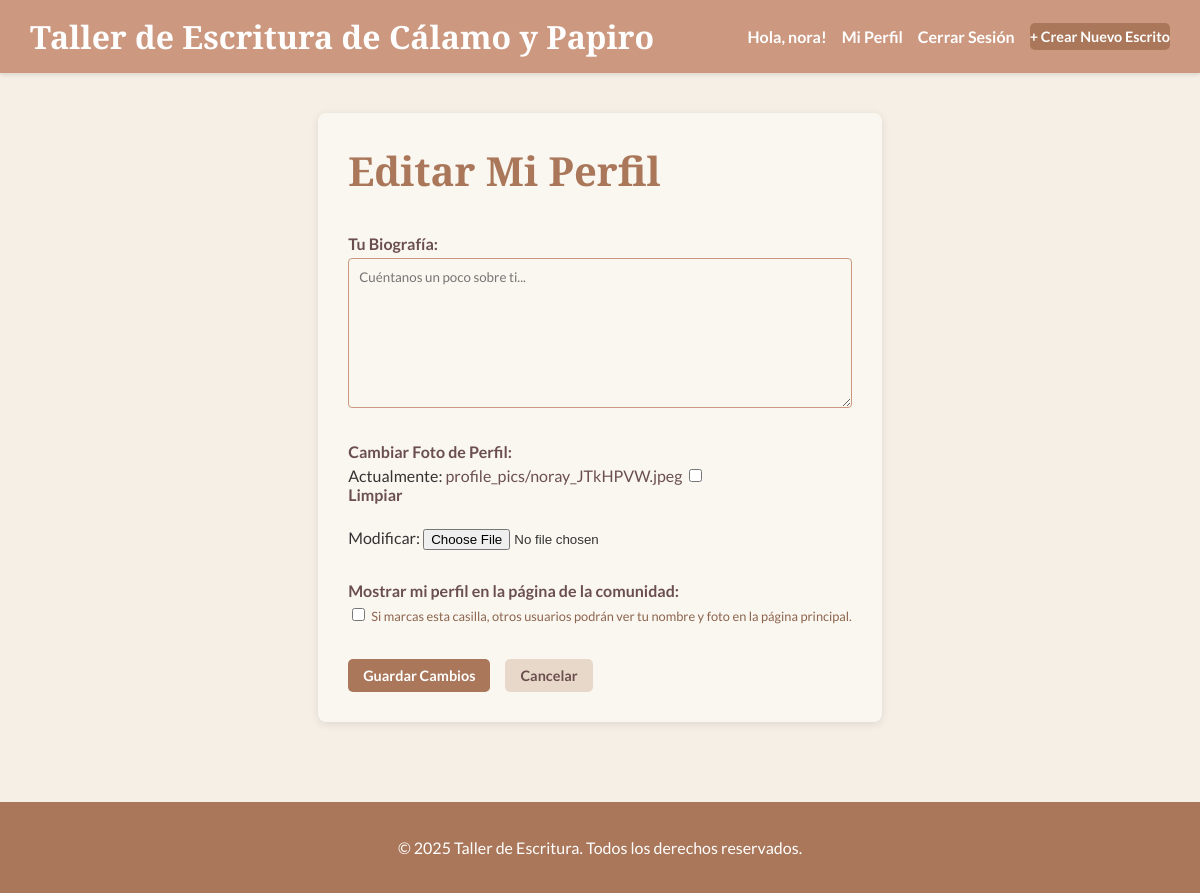
Before: /escritura/perfil/editar/ (signed in) with the older database file.
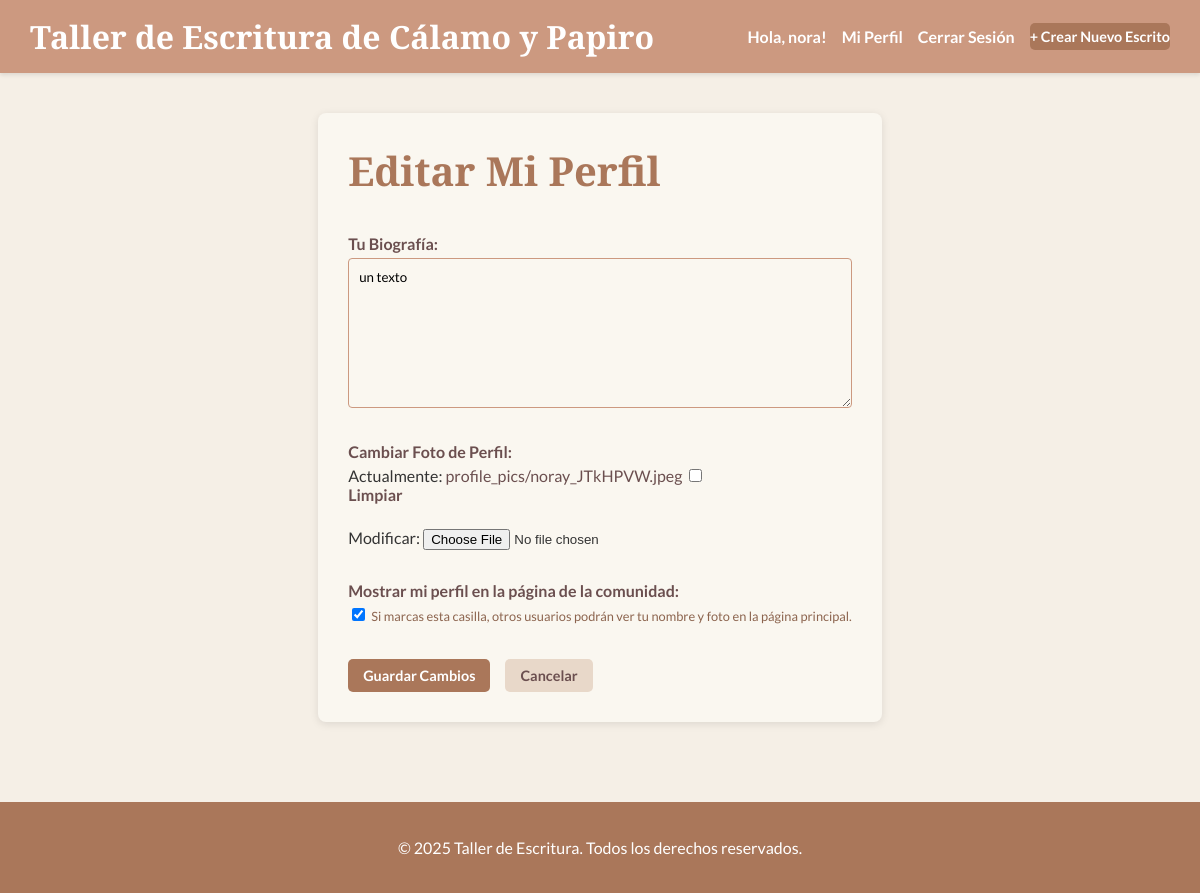
After: the same page with the newer database file.
### escritura/models.py (models this page shows, shortened)
class Profile(models.Model):
    user = models.OneToOneField(User, on_delete=models.CASCADE)
    bio = models.TextField(blank=True, null=True, verbose_name="Biografía")
    foto_perfil = models.ImageField(default='profile_pics/default.jpg', upload_to='profile_pics/', blank=True, null=True, verbose_name="Foto de Perfil")
    mostrar_en_comunidad = models.BooleanField(
        default=False,
        verbose_name="Mostrar mi perfil en la página de la comunidad",
        help_text="Marca esta casilla si deseas que tu perfil sea visible en la página principal."
    )

### escritura/views.py (the view)
# urls.py: path('perfil/editar/', views.editar_perfil, name='editar_perfil'),
@login_required
def editar_perfil(request):
    if request.method == 'POST':
        form = ProfileForm(request.POST, request.FILES, instance=request.user.profile)
        if form.is_valid():
            form.save() # Guarda los cambios en el perfil del usuario.
            messages.success(request, '¡Tu perfil ha sido actualizado con éxito!')
            return redirect('escritura:perfil_usuario')
    else:
        form = ProfileForm(instance=request.user.profile)
    contexto = {
        'form': form
    }
    return render(request, 'escritura/editar_perfil.html', contexto)

### escritura/forms.py
class ProfileForm(forms.ModelForm):
    class Meta:
        model = Profile
        fields = ['bio', 'foto_perfil', 'mostrar_en_comunidad']
        labels = {
            'bio': 'Tu Biografía',
            'foto_perfil': 'Cambiar Foto de Perfil',
            'mostrar_en_comunidad': 'Mostrar mi perfil en la página de la comunidad',
        }
        help_texts = {
            'mostrar_en_comunidad': 'Si marcas esta casilla, otros usuarios podrán ver tu nombre y foto en la página principal.',
        }
        widgets = {
            'bio': forms.Textarea(attrs={'rows': 4, 'placeholder': 'Cuéntanos un poco sobre ti...'}),
        }

### escritura/templates/escritura/editar_perfil.html (shortened to what this page needs)
{% extends 'base.html' %}
{% block content %}
    <h1 class="page-title">Editar Mi Perfil</h1>
    <form method="post" enctype="multipart/form-data">
        {{ form.as_p }}
        <div style="display: flex; gap: 15px; margin-top: 20px;">
            <button type="submit" class="button primary">Guardar Cambios</button>
            <a href="{% url 'escritura:perfil_usuario' %}" class="button secondary">Cancelar</a>
        </div>
    </form>
{% endblock %}

Changed rows visible on the page:
changed Profile: bio (not shown) → "un texto"; mostrar_en_comunidad "☐" → "☑"
